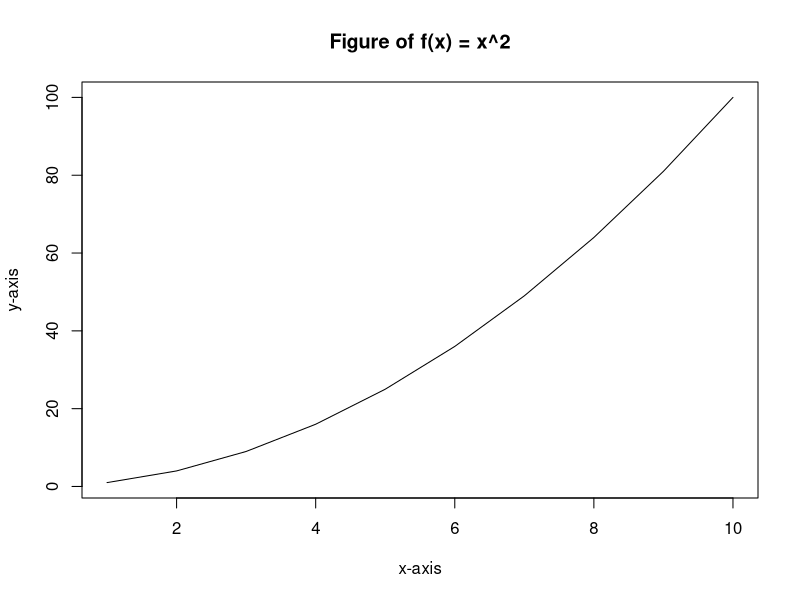
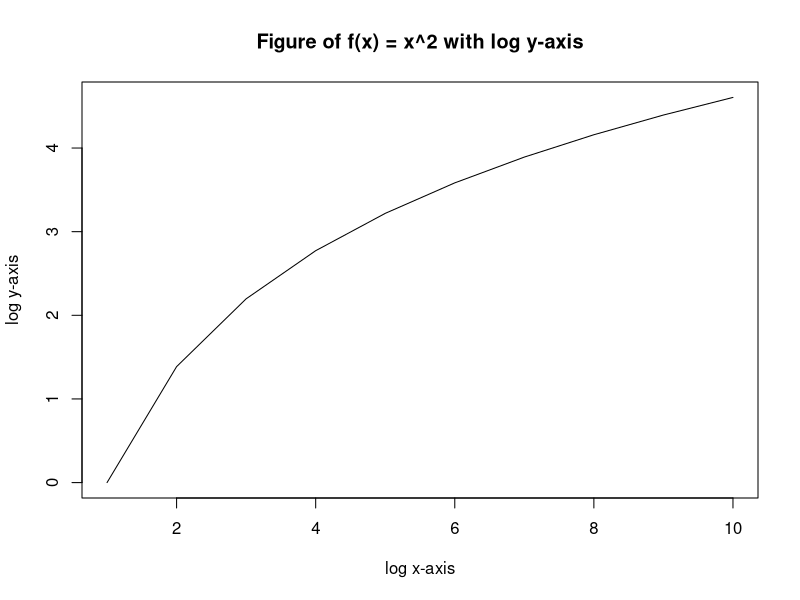
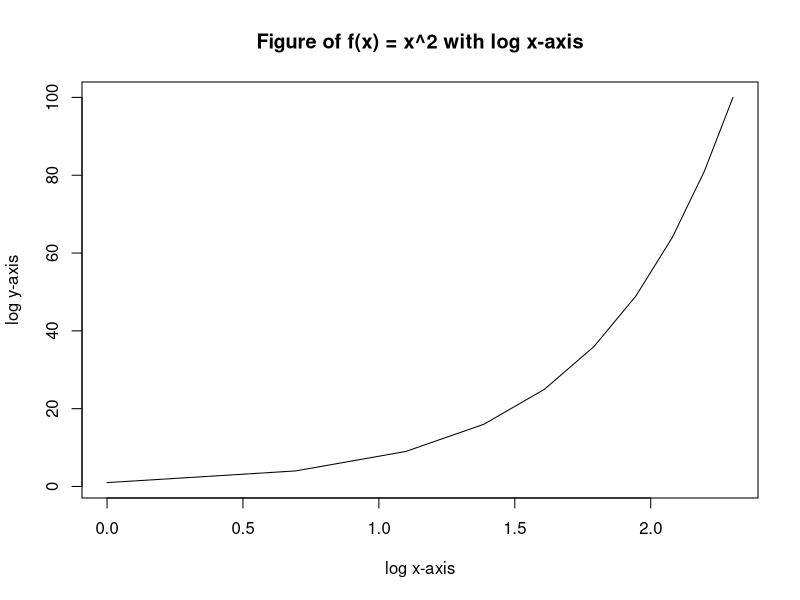
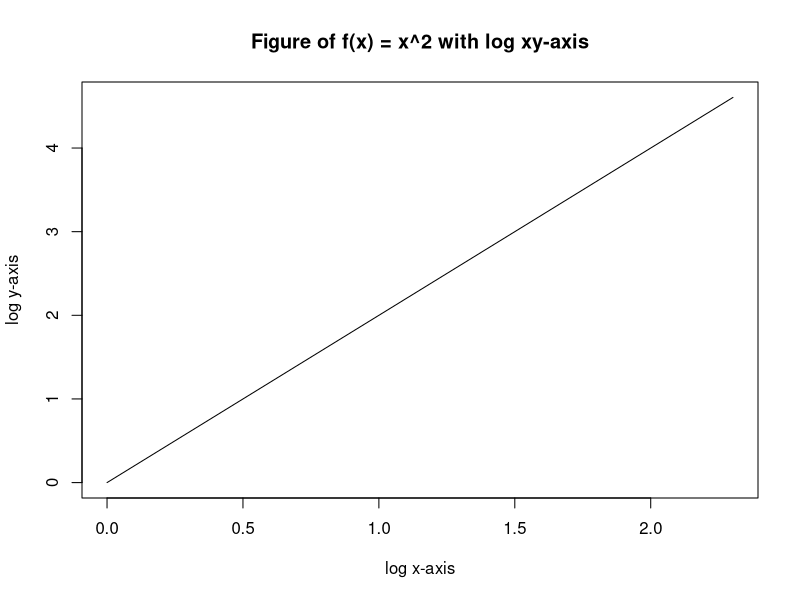
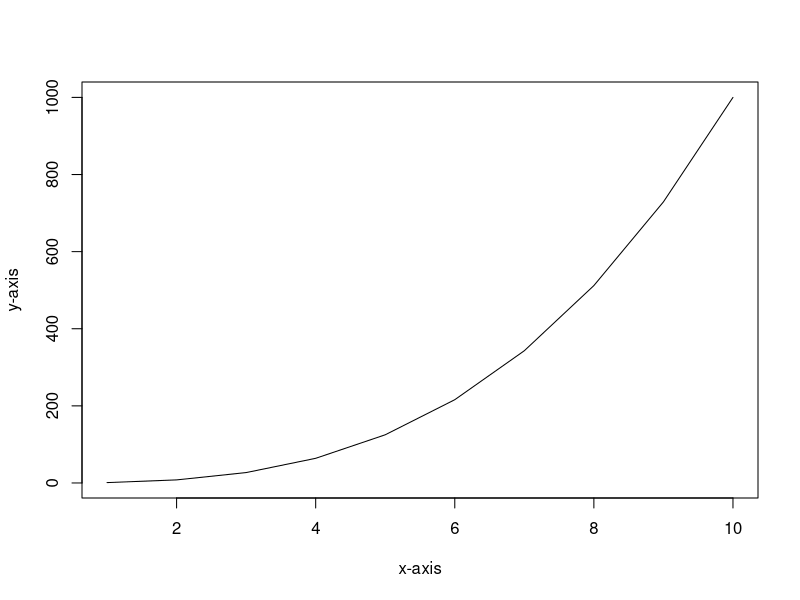
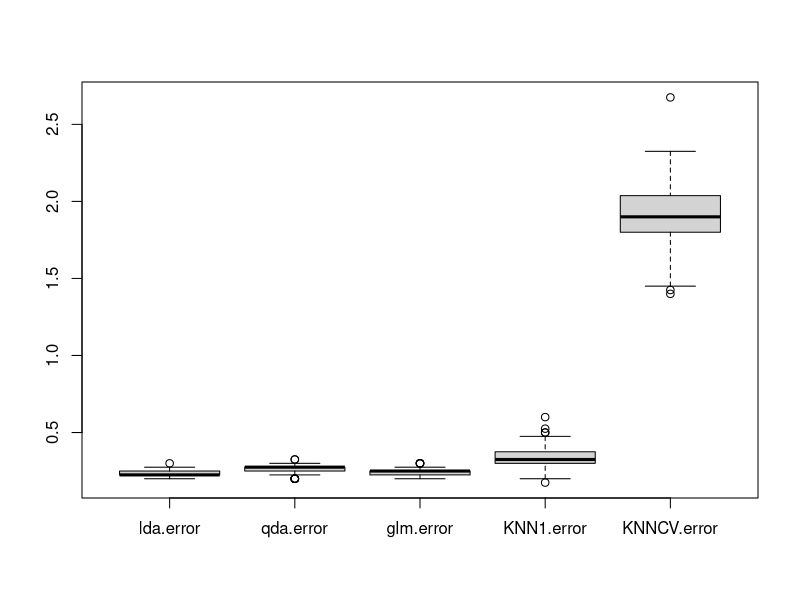

Reproduce these figures in R, in order.
#6
#(a)
beta0 <- -6
beta1 <- 0.05
beta2 <- 1
X1 <- 40
X2 <- 3.5

e <- exp(beta0 + beta1 * X1 + beta2 * X2)
p <- e/(1+e)
p
# [1] 0.3775407

#(b)

px <- 0.5
l <- log(px/(1-px))
time <- (l - beta0 + beta2 * X2)/beta1
time
# [1] 190

#12
#(a)
Power <- function(){
  print(2^3)
}

Power()
# [1] 8


#(b)
Power2 <- function(x, a){
  print(x^a)
}

Power2(3,3)
# [1] 27

#(c)
Power2(10,3)
# [1] 1000
Power2(8,17)
# [1] 2.2518e+15
Power2(131,3)
# [1] 2248091

#(d)
Power3 <- function(x, a){
  return(x^a)
}

#(e)
x <- 1:10
y <- Power3(x,2)
plot(x,y,type="l", xlab = "x-axis", ylab = "y-axis", main = "Figure of f(x) = x^2")
plot(x,log(y),type="l", xlab = "log x-axis", ylab = "log y-axis", main = "Figure of f(x) = x^2 with log y-axis")
plot(log(x),y,type="l", xlab = "log x-axis", ylab = "log y-axis", main = "Figure of f(x) = x^2 with log x-axis")
plot(log(x),log(y),type="l", xlab = "log x-axis", ylab = "log y-axis", main = "Figure of f(x) = x^2 with log xy-axis")

#(f)
PlotPower <- function(x,a){
  plot(x,x^a, xlab = "x-axis", ylab = "y-axis", type = "l")
}
PlotPower(1:10, 3)


# scenario1
library(MASS)
#生成testdata
Sigma1 <- matrix(c(2,0,0,2),2,2)
Sigma2 <- matrix(c(1,0,0,1),2,2)
u1 <- c(0,0)
u2 <- c(1,1)
class1_x <- mvrnorm(n=20, u1, Sigma1)
class2_x <- mvrnorm(n=20, u2, Sigma2)
class1_y <- rep(1,20)
class2_y <- rep(0,20)
testdata <- rbind(cbind(class1_y, class1_x), cbind(class2_y, class2_x))
colnames(testdata) <- c("y","x1","x2")
testdata <- as.data.frame(testdata)

lda.error <- NULL
qda.error <- NULL
glm.error <- NULL
KNN1.error <- NULL
KNNCV.error <- NULL
# 生成train
library(class)
for (i in 1:100){
  class1_x <- mvrnorm(n=100, u1, Sigma1)
  class2_x <- mvrnorm(n=100, u2, Sigma2)
  class1_y <- rep(1,100)
  class2_y <- rep(0,100)
  traindata <- rbind(cbind(class1_y, class1_x), cbind(class2_y, class2_x))
  colnames(traindata) <- c("y","x1","x2")
  traindata <- as.data.frame(traindata)
  #lda
  lda.fit <- lda(y ~ x1 +  x2, data = traindata)
  lda.pred_test <- predict(lda.fit, testdata)$class
  lda.cfmatrix_test <- table(lda.pred_test ,testdata$y)
  lda.test_error <- (lda.cfmatrix_test[1,2]+lda.cfmatrix_test[2,1])/nrow(testdata)
  lda.error <- c(lda.error, lda.test_error)
  #qda
  qda.fit <- qda(y ~ x1 +  x2, data = traindata)
  qda.pred_test <- predict(qda.fit, testdata)$class
  qda.cfmatrix_test <- table(qda.pred_test ,testdata$y)
  qda.test_error <- (qda.cfmatrix_test[1,2]+qda.cfmatrix_test[2,1])/nrow(testdata)
  qda.error <- c(qda.error, qda.test_error)
  #logistic
  glm.fit <- glm(y ~ x1 +  x2, data = traindata,
                 family=binomial)
  glm.prob_test <- predict(glm.fit,newdata = testdata, type="response")
  glm.pred_test <- rep(0, nrow(testdata))
  glm.pred_test[glm.prob_test > 0.5] <- 1
  glm.cfmatrix_test <- table(glm.pred_test ,testdata$y)
  glm.test_error <- (glm.cfmatrix_test[1,2]+glm.cfmatrix_test[2,1])/nrow(testdata)
  glm.error <- c(glm.error, glm.test_error)
  #KNN
  train_x <- traindata[,c("x1", "x2")]
  test_x <- testdata[,c("x1", "x2")]
  train_y <- traindata$y
  test_y <- testdata$y
  #KNN1
  knn1.pred <- knn(train_x,test_x,train_y ,k = 1)
  knn1.cfmatrix_test <- table(knn1.pred,test_y)
  knn1.test_error <- (knn1.cfmatrix_test[1,2]+knn1.cfmatrix_test[2,1])/nrow(testdata)
  KNN1.error <- c(KNN1.error, knn1.test_error)
  #KNNcv
  knncv <- knn.cv(rbind(test_x,train_x),c(test_y,train_y) ,k = 3)
  knncv.cfmatrix_test <- table(knncv,c(test_y,train_y))
  knncv.test_error <- (knncv.cfmatrix_test[1,2]+knncv.cfmatrix_test[2,1])/nrow(testdata)
  KNNCV.error <- c(KNNCV.error, knncv.test_error)
}

error <- cbind(lda.error, qda.error, glm.error, KNN1.error, KNNCV.error)
boxplot(error)
